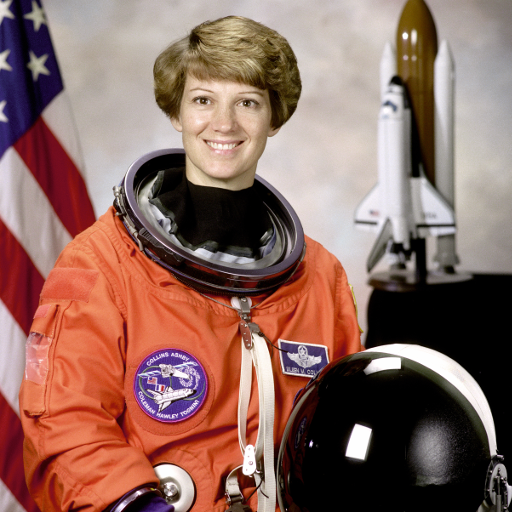
#> input picture skimage.data.astronaut(), 512 x 512 px
$ jupyter execute --allow-errors Lab10_rozwiazane.ipynb   (shell and % lines are left out)
#> lines starting #> are read from the running program, lines starting #| are printed output that depends on the picture
[cell 1]
%pylab inline
from skimage import data, color, transform, morphology
from scipy.fftpack import dct,idct
from scipy.signal import gaussian, convolve2d

# Transformata Fouriera w obrazach

Zobaczmy jak to działa na kilku przykładach. Wiadomo, że transformata Fouriera 1D dobrze rozpoznaje sygnał sinusoidalny (jako pojedyńcy punkt na spektrogramie). Zobaczmy czy tak samo będzie z tranformatą 2D. Wygnereuj taki sygnał i narysuj jego widmo amplitudowe i fazowe:

\begin{equation}
I_{x,y}=A\cdot\sin(2\cdot\pi\cdot f\cdot x/W+\phi)\hspace{1cm}\text{, dla }x\in[0,W-1]\text{ i }y\in[0,H-1]
\end{equation}

Możesz najpierw założyć jednostkową amplitudę i zerową fazę oraz $f$ ustawić na 100, a póżniej zobaczyć co się stanie jak zmienisz parametry. Załóż że W i H są 512 pikseli. Zaleca się użycia polecenia *numpy.meshgrid* do wygenerowania wartości współrzędnych X i Y z powyższego wzoru (najlepiej jako liczby rzeczywiste).

[cell 2]
W=H=512
x,y=meshgrid(arange(W),arange(H))
A=1
f=10
ph=0
I=A*sin(2*pi*f*x/W+ph)

imshow(I,cmap=cm.gray)

figure(figsize=(10,10))

H=np.fft.fft2(I)
#> (the rest of this cell did not finish here and is left out)

A teraz zrób to samo ale dla $y$ zamiast $x$:

\begin{equation}
I_{x,y}=A\cdot\sin(2\cdot\pi\cdot f\cdot y/H+\phi)\hspace{1cm}\text{, dla }x\in[0,W-1]\text{ i }y\in[0,H-1]
\end{equation}

[cell 3]
W=H=512
x,y=meshgrid(arange(W),arange(H))
A=1
f=10
ph=0
I=A*sin(2*pi*f*y/H+ph)

imshow(I,cmap=cm.gray)

figure(figsize=(10,10))

H=np.fft.fft2(I)
#> (the rest of this cell did not finish here and is left out)

Teraz zrób to samo dla sumy $x$ i $y$:

\begin{equation}
I_{x,y}=A\cdot \sin(2\cdot\pi\cdot f\frac{x/W+y/H}{2}+\phi)\hspace{1cm}\text{, dla }x\in[0,W]\text{ i }y\in[0,H]
\end{equation}

[cell 4]
W=H=512.0
x,y=meshgrid(arange(W),arange(H))
A=1
f=100
ph=0
I=A*cos(2*pi*f*(x/W+y/H)/2+ph)

imshow(I,cmap=cm.gray)

figure(figsize=(10,10))

H=np.fft.fft2(I)
#> (the rest of this cell did not finish here and is left out)

Spróbuj zdefniować obszar wartości widma 2D i określić co w nim oznaczają poszczególne punkty. Jaka występuje symetria?

Zrób przykładowe widmo jakiegoś obrazu i dokonaj odwrotnej transformaty Fouriera.

[cell 5]
H=zeros((512,512))

H[276,256]=1e10
H[236,256]=1e10
H[256,356]=1e10
H[256,156]=1e10

figure(figsize=(10,10))
imshow(H,cmap=cm.gray)

#> (the rest of this cell did not finish here and is left out)

Wczytaj przykładowy obraz natuarlny i narysuj jego widmo. Zauważ, że taki obraz może mieć dosyć duże przesunięcie DC, więc jego składowa widma $(0,0)$ będzie bardzo wysoka. Najlepiej obejrzeć widmo w skali logarytmicznej.

[cell 6]
i=data.astronaut()
#> i is the input picture: shape (512, 512, 3); mean R, G, B 141.6, 105.8, 96.5
i=color.rgb2gray(i)
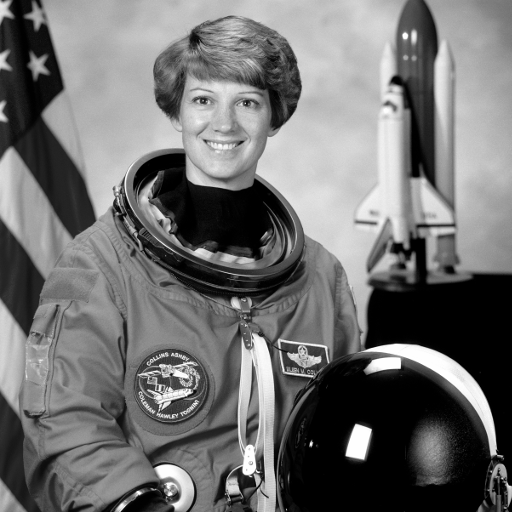
#> i: shape (512, 512) float64; min 0, max 1, mean 0.442

imshow(i,cmap=cm.gray)
_=axis('off')


#> (the rest of this cell did not finish here and is left out)

Dokonaj zmian w widmie maskując jego poszczególne części: najpierw górne, potem dolne częstotliwości i narysuj co z tego wyjdzie.

[cell 7]
i=data.astronaut()
i=color.rgb2gray(i)

imshow(i,cmap=cm.gray)
_=axis('off')

#> (the rest of this cell did not finish here and is left out)

# Dyskretrna transformata kosinusowa

Narysuj wynik DCT na przykładowym obrazie naturalnym. Ponieważ *numpy* nie ma implementacji DCT, do jej policzenia użyj metody *scipy.fftpack.dct*. Metoda ta niestety liczy tylko 1D wersję transformaty, ale możemty zastosować pewną zależność transfotmaty żeby otrzymać poprawną wersję 2D:

  * policz DCT z obrazu
  * dokonaj transpozycji wyniku
  * policz DCT z powyższej transpozycji
  * dokonaj jeszcze jednej transpozycji wyniku

[cell 8]
i=data.astronaut()
i=color.rgb2gray(i)

imshow(i,cmap=cm.gray)
_=axis('off')

# [4 lines of commented-out code are left out]

I=dct(dct(i).T).T

figure()
imshow(log(abs(I)),cmap=cm.gray)
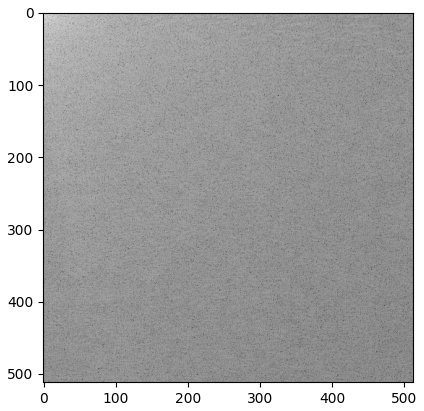
#> figure drawn by matplotlib, 1 panel

Użyj DCT do dokonania tych samych operacji filtrowania w dziedzinie częstotliwości, jak w przypadku FFT w ćwiczeniach powyżej. Uważaj żeby dokonać poprawnej procedury odwracania liczenia DCT2.

[cell 9]
i=data.astronaut()
i=color.rgb2gray(i)

imshow(i,cmap=cm.gray)
_=axis('off')

I=dct(dct(i).T).T

figure()
imshow(log(abs(I)),cmap=cm.gray)

L=50

d=morphology.disk(L)
m=zeros(I.shape)
m[:L+1,:L+1]=d[L:,L:]

# m=1-m
I=I*m

figure(figsize=(10,10))
imshow(log(abs(I)),cmap=cm.gray)

i=idct(idct(I.T).T)
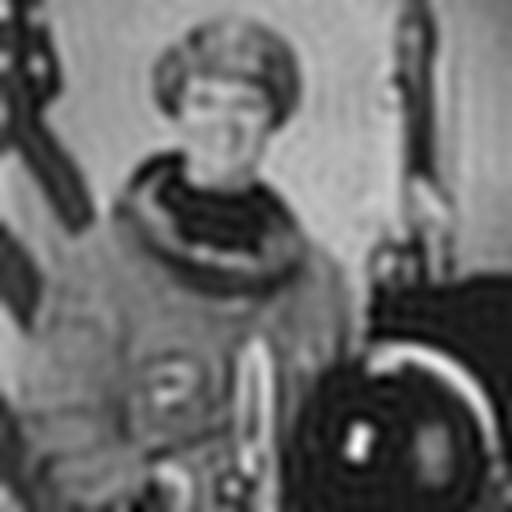
#> i: shape (512, 512) float64; min -162001.5, max 1305207.3, mean 463422; drawn with min black and max white

figure()
imshow(i,cmap=cm.gray)
_=axis('off')
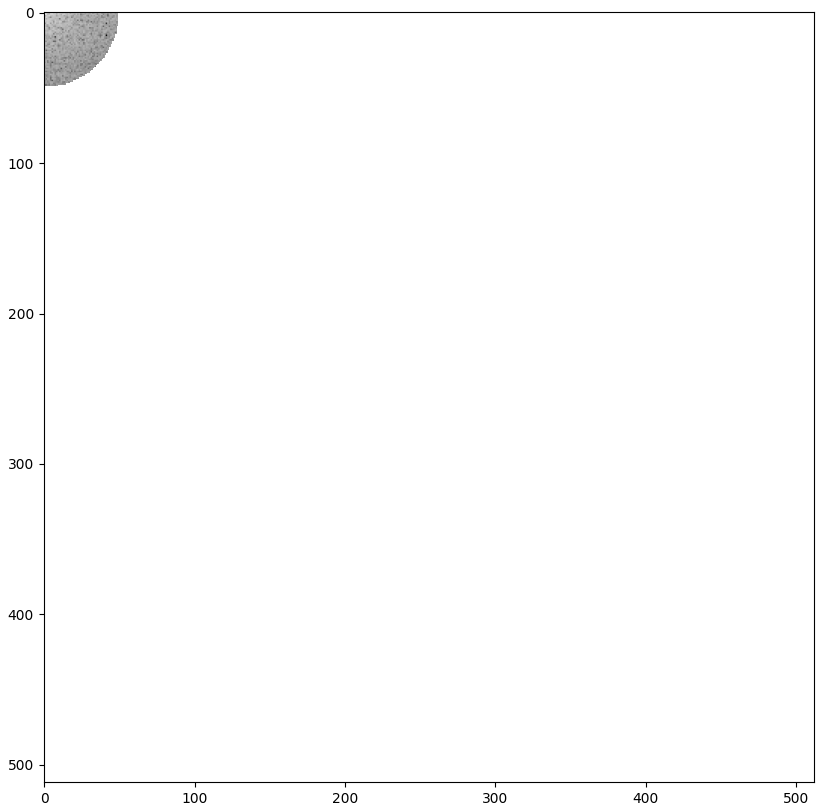
#> figure drawn by matplotlib, 1 panel

# Splot w obrazie

Splot w obrazach 2D jest podobny do sygnałów akustycznych 1D. Metodę tą można s powodzeniem stosować do filtrowania obrazu i wszystkie inne reguły (np. dotyczące dziedziny częstotliwości) mają takie same odzwericiedlenie jak w sygnałach 1D.

Zacznijmy więc od najprostszego filtru: uśredniającego. Filtry do splotu 2D mają 2 wymiary (wysokość i szerokość). Zrób fitr uśredniający 10x10 i dokonaj splotu z wybranym obrazem (metoda *scipy.signal.convolve2d*).

Jaka jest charakterystyka tego filtru? Co on robi?

[cell 10]
N=20
k=ones((N,N))
k/=k.sum()


l=zeros((512,512))
l[:k.shape[0],:k.shape[1]]=k
#> (the rest of this cell did not finish here and is left out)

Zamiast filtru uśredniającego, zastosuj filtr *Gaussowski*. Jaką on ma charakterystykę? Dlaczeo jest lepszy od uśredniającego?

Żeby zrobić Gaussowski filtr 2D, trzeba:
* zrobić filtr 1D o długości N
* zmienić go na macierz 2D (1xN)
* dokonać mnożenia tej macierzy przez jej transponowaną wersję

[cell 11]
N=20
S=0.1
k=gaussian(N,S)
k=expand_dims(k,0)
k=k*k.T

l=zeros((512,512))
l[:k.shape[0],:k.shape[1]]=k
#> (the rest of this cell did not finish here and is left out)

Zrób filtr używając następujących wartości:

| | | |
|-|-|-|
| -1 | -1 | -1 |
| -1 | 8 | -1 |
| -1 | -1 | -1 |

Co robi ten filtr?

[cell 12]
k=ones((3,3))*-1
k[1,1]=8

l=zeros((512,512))
l[:k.shape[0],:k.shape[1]]=k
#> (the rest of this cell did not finish here and is left out)

Łatwo można policzyć filtr który liczy pochodną z obrazu w poziomie albo pionie. Jak?

Zrób filtr Sobela-Feldmana zdefiniowanego w ten sposób:

| | | |
|-|-|-|
| -1 | -2 | -1 |
| 0 | 0 | 0 |
| 1 | 2 | 1 |

Oraz jego transponowaną wersję (odpowiadającą pochodnej według innej osi).

Narysuj obydwie pochodne obrazu, a potem ich moc i kąt używając tych samych wzorów jak w przypadku liczenia widma.

[cell 13]
k=array([[-1,-2,-1],[0,0,0],[1,2,1]])

l=zeros((512,512))
l[:k.shape[0],:k.shape[1]]=k
#> (the rest of this cell did not finish here and is left out)

# Praca domowa

## 1. Filtrowanie w dziedzinie częstotliwości

Wczytaj obraz *noisecam.png*.

Jest to klatka ze szkolnego systemu monitoringu. Ze względu na oszczędności w instalacji użyto nieekranowanych kabli UTP do przesyłania zarówno sygnału jak i zasilania poszczególnych kamer (wskazówka!). Zrób filtrowanie w dziedzinie częstotliwości żeby usunąć szum na obrazie.

[cell 14]

import os

from skimage import io

#> (a cell that did not finish here is left out)

#> (a cell that did not finish here is left out)

[cell 17]
# H[510:512,421:424] = 0
# print(H[510,421]);

[cell 18]
imshow(abs(H),cmap=cm.gray)

xlim(505,520)
ylim(410,430)
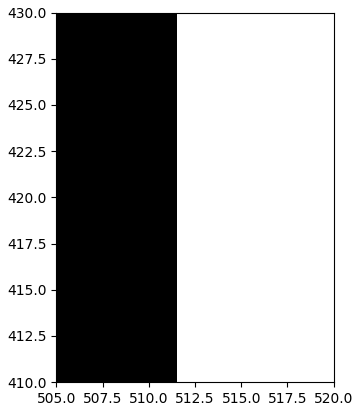
#> figure drawn by matplotlib, 1 panel

[cell 19]
figure(figsize=(10,10))
imshow(log(abs(H)),cmap=cm.gray)
